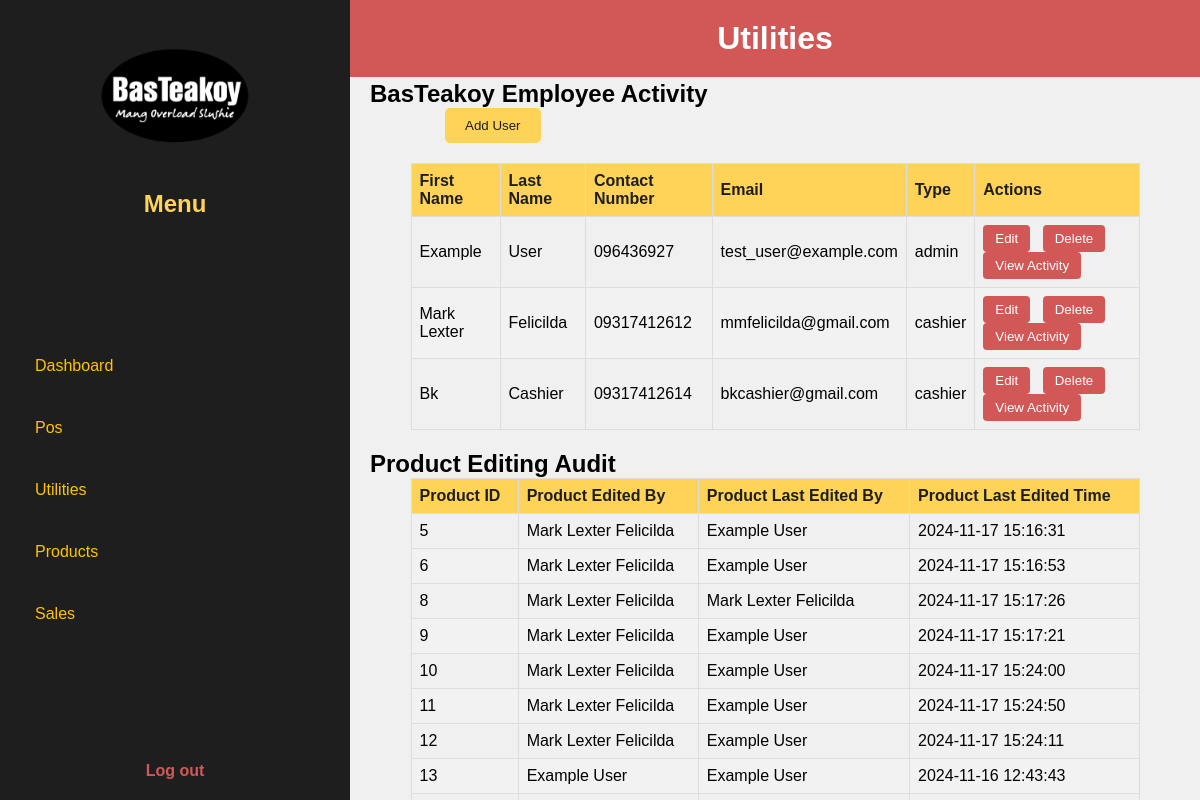
Screenshot of /bkinventory/utilities.php (signed in) with the database file from the repository.
### tables this page shows
CREATE TABLE `users` (
  `users_id` int(11) NOT NULL,
  `first_name` varchar(50) DEFAULT NULL,
  `last_name` varchar(50) DEFAULT NULL,
  `contact_number` varchar(15) DEFAULT NULL,
  `email` varchar(100) DEFAULT NULL,
  `password` varchar(100) DEFAULT NULL,
  `type` enum('cashier','admin') DEFAULT NULL
);

CREATE TABLE `products` (
  `product_id` int(11) NOT NULL,
  `product_name` varchar(100) DEFAULT NULL,
  `product_category` varchar(50) DEFAULT NULL,
  `product_size` varchar(20) DEFAULT NULL,
  `product_selling_price` decimal(10,2) DEFAULT NULL,
  `invested_price` decimal(10,2) DEFAULT NULL,
  `product_stock_quantity` int(11) DEFAULT NULL,
  `product_cups` int(11) DEFAULT NULL,
  `product_status` enum('Available','Not Available') DEFAULT NULL,
  `product_edit_by` int(11) DEFAULT NULL,
  `product_last_edit_by` int(11) DEFAULT NULL,
  `product_last_edited` datetime DEFAULT current_timestamp(),
  `product_image` varchar(255) DEFAULT NULL
);

### bkinventory/utilities.php (the view, shortened to what this page needs)
<?php
$con = connection();
$query = "SELECT * FROM Users";
$users_result = mysqli_query($con, $query);
$query = "
    SELECT
        p.product_id,
        u1.first_name AS edit_by_first_name,
        u1.last_name AS edit_by_last_name,
        u2.first_name AS last_edit_by_first_name,
        u2.last_name AS last_edit_by_last_name,
        p.product_last_edited
    FROM products p
    LEFT JOIN Users u1 ON p.product_edit_by = u1.users_id
    LEFT JOIN Users u2 ON p.product_last_edit_by = u2.users_id";
$products_result = mysqli_query($con, $query);
?>
<!DOCTYPE html>
<html lang="en">
<head>
    <link rel="stylesheet" href="css/utilities.css">
</head>
<body>
    <div class="dashboard-container">
        <aside class="sidebar">
            <div class="logo">
                <img src="img/logo.png" alt="BasTeakoy">
                <h2>Menu</h2>
            </div>
            <nav>
                <ul>
                    <li><a href="admin_dashboard.php" onclick="showSection('dashboard')">Dashboard</a></li>
                    <li><a href="admin_pos.php" onclick="showSection('home')">Pos</a></li>
                    <li><a href="utilities.php" onclick="showSection('utilities')">Utilities</a></li>
                    <li><a href="products.php" onclick="showSection('products')">Products</a></li>
                    <li><a href="sales.php" onclick="showSection('sales')">Sales</a></li>
                </ul>
            </nav>
            <div class="logout">
                <a href="logout.php" onclick="return confirm('Do you want to logout from this page?');">Log out</a>
            </div>
        </aside>
        <main class="main-content">
            <header class="dashboard-header">
                <h1>Utilities</h1>
            </header>
            <section id="userList">
                <h2>BasTeakoy Employee Activity</h2>
                <button id="addUserBtn">Add User</button>
                <table>
                    <thead>
                        <tr>
                            <th>First Name</th>
                            <th>Last Name</th>
                            <th>Contact Number</th>
                            <th>Email</th>
                            <th>Type</th>
                            <th>Actions</th>
                        </tr>
                    </thead>
                    <tbody>
                        <?php while ($row = mysqli_fetch_assoc($users_result)) : ?>
                            <tr>
                                <td><?php echo htmlspecialchars($row['first_name']); ?></td>
                                <td><?php echo htmlspecialchars($row['last_name']); ?></td>
                                <td><?php echo htmlspecialchars($row['contact_number']); ?></td>
                                <td><?php echo htmlspecialchars($row['email']); ?></td>
                                <td><?php echo htmlspecialchars($row['type']); ?></td>
                                <td>
                                    <button class="edit-btn"
                                            data-id="<?php echo $row['users_id']; ?>"
                                            data-first-name="<?php echo htmlspecialchars($row['first_name']); ?>"
                                            data-last-name="<?php echo htmlspecialchars($row['last_name']); ?>"
                                            data-contact-number="<?php echo htmlspecialchars($row['contact_number']); ?>"
                                            data-email="<?php echo htmlspecialchars($row['email']); ?>"
                                            data-type="<?php echo htmlspecialchars($row['type']); ?>"
                                            data-password="<?php echo htmlspecialchars($row['password']); ?>">
                                        Edit
                                    </button>
                                        <form method="POST" action="delete_user.php" onsubmit="return confirm('Are you sure you want to delete this user?');" style="display:inline-block;">
                                            <button type="submit" class="delete-btn">Delete</button>
                                        </form>
                                        <button class="view-activity-btn" data-id="<?php echo $row['users_id']; ?>">View Activity</button>
                                    </div>
                                </td>
                            </tr>
                        <?php endwhile; ?>
            <section id="productList">
                <h2>Product Editing Audit</h2>
                <table>
                    <thead>
                        <tr>
                            <th>Product ID</th>
                            <th>Product Edited By</th>
                            <th>Product Last Edited By</th>
                            <th>Product Last Edited Time</th>
                        </tr>
                    </thead>
                    <tbody>
                        <?php while ($row = mysqli_fetch_assoc($products_result)) : ?>
                            <tr>
                                <td><?php echo htmlspecialchars($row['product_id']); ?></td>
                                <td><?php echo htmlspecialchars($row['edit_by_first_name'] . ' ' . $row['edit_by_last_name']); ?></td>
                                <td><?php echo htmlspecialchars($row['last_edit_by_first_name'] . ' ' . $row['last_edit_by_last_name']); ?></td>
                                <td><?php echo htmlspecialchars($row['product_last_edited']); ?></td>
                            </tr>
                        <?php endwhile; ?>
                    </tbody>
                </table>
            </section>
</body>
</html>

### bkinventory/css/utilities.css (style rules this page uses)
body { font-family: 'General Sans', sans-serif; background-color: #F0F0F0; overflow: hidden; }
* { margin: 0; padding: 0; box-sizing: border-box; }
body { margin: 0; font-family: 'General Sans', sans-serif; }
.dashboard-container { display: flex; height: 100vh; overflow: hidden; }
.sidebar { background-color: #1E1E1E; color: #FFD357; width: 350px; height: 100%; padding: 20px; position: fixed; top: 0; left: 0; display: flex; flex-direction: column; justify-content: space-between; }
.sidebar .logo { text-align: center; }
.sidebar .logo img { width: 150px; }
.sidebar h2, .sidebar p { margin: 16px 8px; font-weight: bold; }
.sidebar nav ul { list-style: none; padding-bottom: 16px; }
.sidebar nav ul li { margin: 24px 0; transition: background-color 0.3s ease, color 0.3s ease; }
.sidebar nav ul li a { text-decoration: none; color: #FFC300; font-weight: 500; display: block; padding: 10px 15px; border-radius: 5px; transition: background-color 0.3s ease, color 0.3s ease; }
.sidebar .logout { text-align: center; }
.sidebar .logout a { color: #D25858; text-decoration: none; font-weight: bold; }
.dashboard-header { background-color: #D25858; color: white; padding: 20px; text-align: center; position: fixed; width: calc(100% - 350px); top: 0; left: 350px; z-index: 2; margin-bottom: 24px; }
.main-content { margin-left: 350px; padding: 20px; padding-top: 80px; width: calc(100% - 350px); }
table { width: 90%; margin: 0 auto 20px auto; border-collapse: collapse; }
table th, table td { border: 1px solid #ddd; padding: 8px; text-align: left; }
table th { background-color: #FFD357; color: #1E1E1E; font-weight: bold; }
table tr:nth-child(even) { background-color: #f2f2f2; }
table td button { background-color: #D25858; color: white; border: none; padding: 6px 12px; cursor: pointer; border-radius: 4px; margin-right: 8px; transition: background-color 0.3s ease; display: inline-block; }
#addUserBtn { background-color: #FFD357; color: #1E1E1E; padding: 10px 20px; border: none; cursor: pointer; border-radius: 5px; transition: background-color 0.3s ease; display: block; margin-bottom: 20px; margin-left: 75px; }

### rows the page displays
users: first_name "Example", last_name "User", contact_number "096436927", email "test_user@example.com", type "admin"
users: first_name "Mark Lexter", last_name "Felicilda", contact_number "09317412612", email "mmfelicilda@gmail.com", type "cashier"
users: first_name "Bk", last_name "Cashier", contact_number "09317412614", email "bkcashier@gmail.com", type "cashier"
products: product_id "5", product_edit_by.last_name "Mark Lexter Felicilda", product_last_edit_by.last_name "Example User", product_last_edited "2024-11-17 15:16:31"
products: product_id "6", product_edit_by.last_name "Mark Lexter Felicilda", product_last_edit_by.last_name "Example User", product_last_edited "2024-11-17 15:16:53"
products: product_id "8", product_edit_by.last_name "Mark Lexter Felicilda", product_last_edited "2024-11-17 15:17:26"
products: product_id "9", product_edit_by.last_name "Mark Lexter Felicilda", product_last_edit_by.last_name "Example User", product_last_edited "2024-11-17 15:17:21"
products: product_id "10", product_edit_by.last_name "Mark Lexter Felicilda", product_last_edit_by.last_name "Example User", product_last_edited "2024-11-17 15:24:00"
products: product_id "11", product_edit_by.last_name "Mark Lexter Felicilda", product_last_edit_by.last_name "Example User", product_last_edited "2024-11-17 15:24:50"
products: product_id "12", product_edit_by.last_name "Mark Lexter Felicilda", product_last_edit_by.last_name "Example User", product_last_edited "2024-11-17 15:24:11"
products: product_id "13", product_edit_by.last_name "Example User", product_last_edited "2024-11-16 12:43:43"
